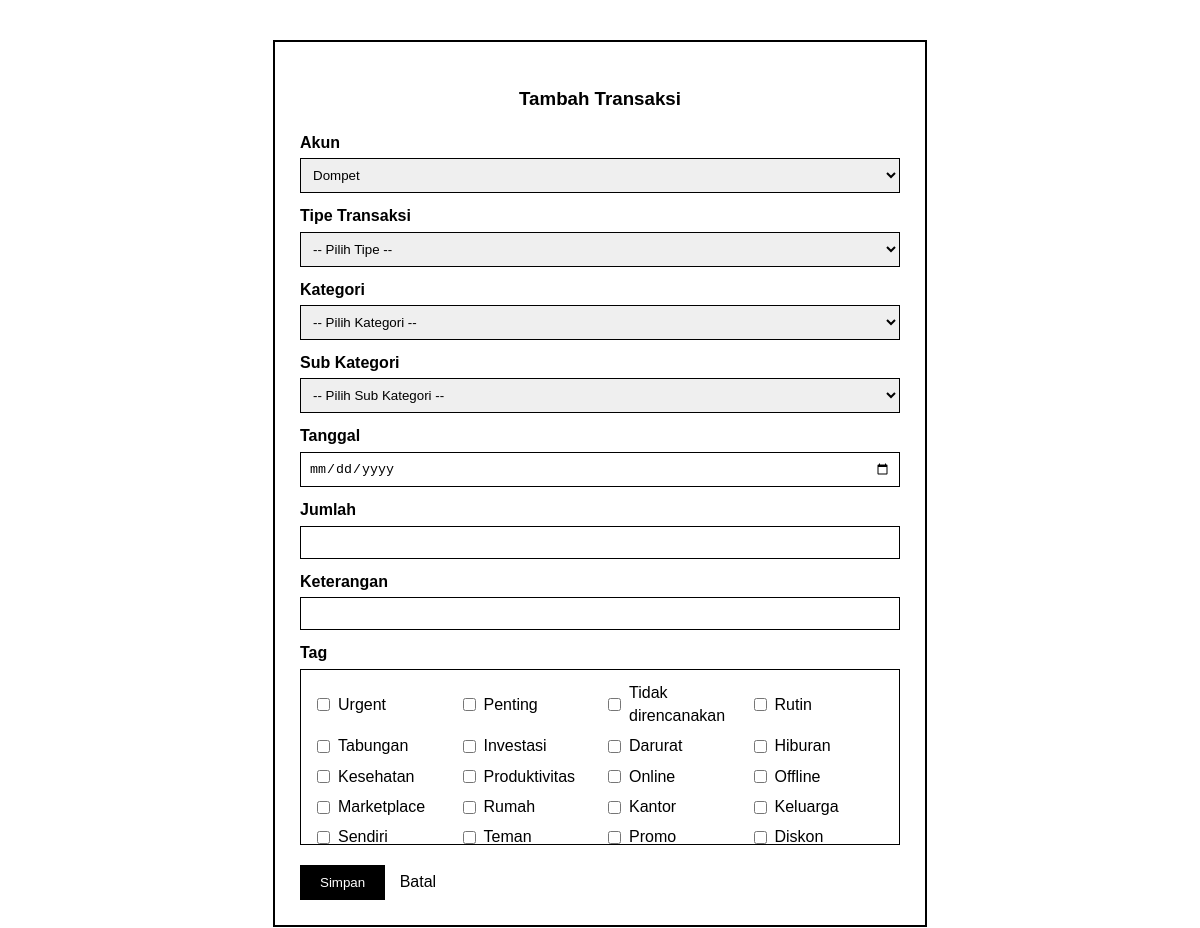
The app's page /uas_dw/transaksi/tambah.php (signed in) with its own data.
### tables this page shows
CREATE TABLE `tag` (
  `ID_TAG` int(11) NOT NULL,
  `NAMA_TAG` varchar(30) DEFAULT NULL
);

### uas_dw/transaksi/tambah.php (the view, shortened to what this page needs)
<?php
include "../config/koneksi.php";
$id_user = $_SESSION['id_user'];
$akun = mysqli_query($conn, "
    SELECT * FROM akun
    WHERE ID_USER = '$id_user'
");
$tag = mysqli_query($conn, "SELECT * FROM tag");
?>
<!DOCTYPE html>
<html>
<head>
</head>
<body>
<div class="container">
<h3>Tambah Transaksi</h3>
<form method="post" action="simpan.php">
<label>Akun</label>
<select name="id_akun">
<?php while ($a = mysqli_fetch_assoc($akun)) : ?>
<option value="<?= $a['ID_AKUN'] ?>"><?= $a['NAMA_AKUN'] ?></option>
<?php endwhile; ?>
</select>
<label>Tipe Transaksi</label>
<select name="tipe" id="tipe" onchange="updateKategori()" required>
    <option value="">-- Pilih Tipe --</option>
</select>
<label>Kategori</label>
<select name="id_kategori" id="kategori" onchange="updateSub()" required>
    <option value="">-- Pilih Kategori --</option>
</select>
<label>Sub Kategori</label>
<select name="id_sub" id="sub">
    <option value="">-- Pilih Sub Kategori --</option>
</select>
<label>Tanggal</label>
<input type="date" name="tanggal" required>
<label>Jumlah</label>
<input type="number" name="jumlah" min="0" required>
<label>Keterangan</label>
<input type="text" name="keterangan">
<label>Tag</label>
<div class="tag-box">
<?php while ($t = mysqli_fetch_assoc($tag)) : ?>
<label class="tag-item">
    <input type="checkbox" name="tag[]" value="<?= $t['ID_TAG'] ?>">
    <?= htmlspecialchars($t['NAMA_TAG']) ?>
</label>
<?php endwhile; ?>
</div>
<button type="submit">Simpan</button>
<a href="index.php">Batal</a>
</form>
</div>
</body>
</html>

### uas_dw/transaksi/tambah.php (style rules this page uses)
body { font-family: Arial, sans-serif; background: #fff; color: #000; line-height: 1.4; }
.container { width: 600px; margin: 40px auto; border: 2px solid #000; padding: 25px; }
h3 { text-align: center; margin-bottom: 20px; }
label { display: block; margin-top: 12px; font-weight: bold; }
input[type="text"], input[type="number"], input[type="date"], select { width: 100%; padding: 8px; margin-top: 4px; border: 1px solid #000; box-sizing: border-box; }
.tag-box { display: grid; grid-template-columns: repeat(auto-fill, minmax(130px, 1fr)); gap: 8px; border: 1px solid #000; padding: 12px; margin-top: 5px; max-height: 150px; overflow-y: auto; }
.tag-item { display: flex !important; align-items: center; margin-top: 0 !important; font-weight: normal; cursor: pointer; }
.tag-item input[type="checkbox"] { width: auto; margin-right: 8px; cursor: pointer; }
button { margin-top: 20px; padding: 10px 20px; background: #000; color: #fff; border: none; cursor: pointer; }
a { color: #000; text-decoration: none; margin-left: 10px; }

### records on screen
tag: NAMA_TAG "Urgent"
tag: NAMA_TAG "Penting"
tag: NAMA_TAG "Tidak direncanakan"
tag: NAMA_TAG "Rutin"
tag: NAMA_TAG "Tabungan"
tag: NAMA_TAG "Investasi"
tag: NAMA_TAG "Darurat"
tag: NAMA_TAG "Hiburan"
tag: NAMA_TAG "Kesehatan"
tag: NAMA_TAG "Produktivitas"
tag: NAMA_TAG "Online"
tag: NAMA_TAG "Offline"
tag: NAMA_TAG "Marketplace"
tag: NAMA_TAG "Rumah"
tag: NAMA_TAG "Kantor"
tag: NAMA_TAG "Keluarga"
tag: NAMA_TAG "Sendiri"
tag: NAMA_TAG "Teman"
tag: NAMA_TAG "Promo"
tag: NAMA_TAG "Diskon"

### other values on screen
form field id_akun "Dompet"
